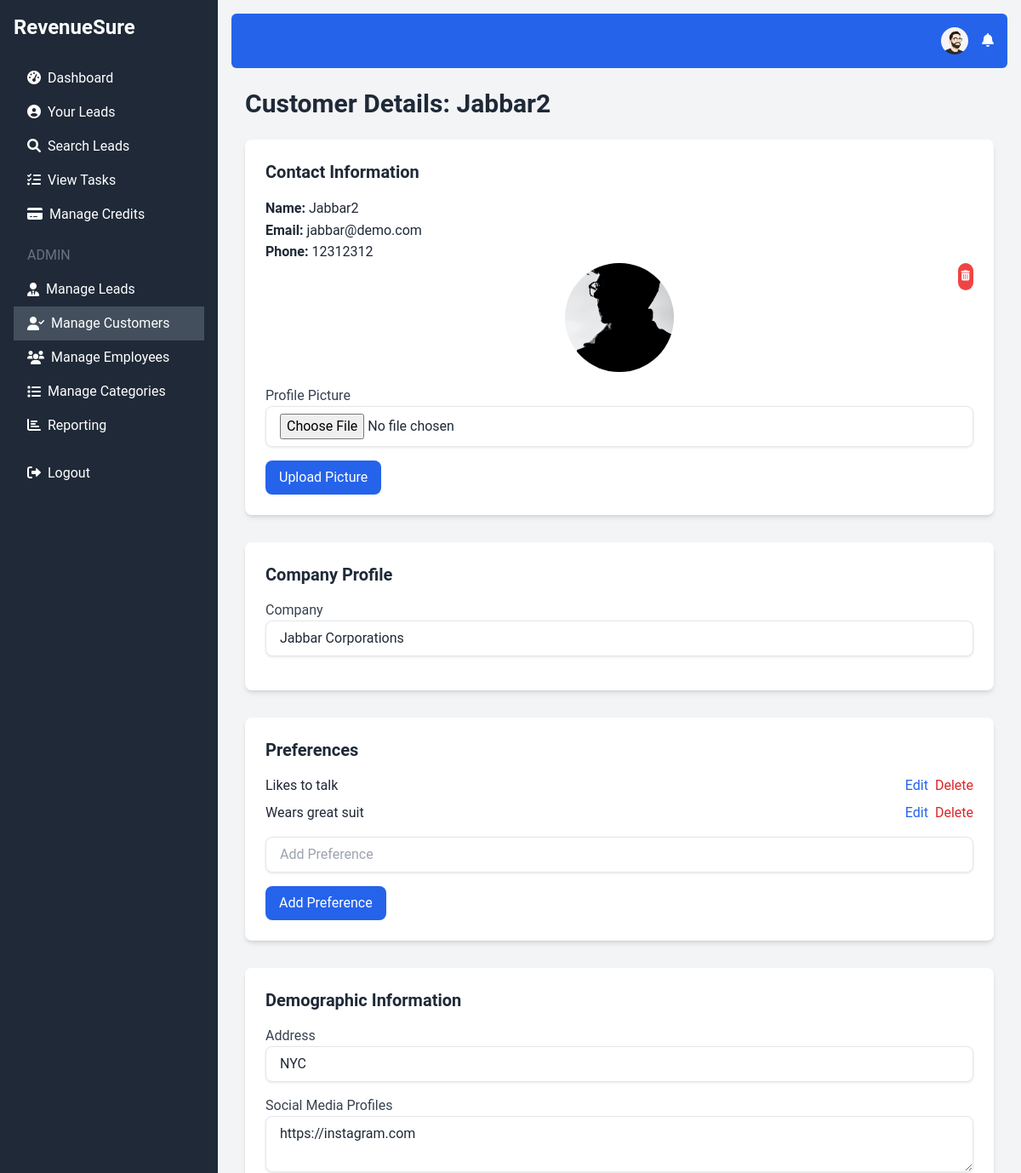
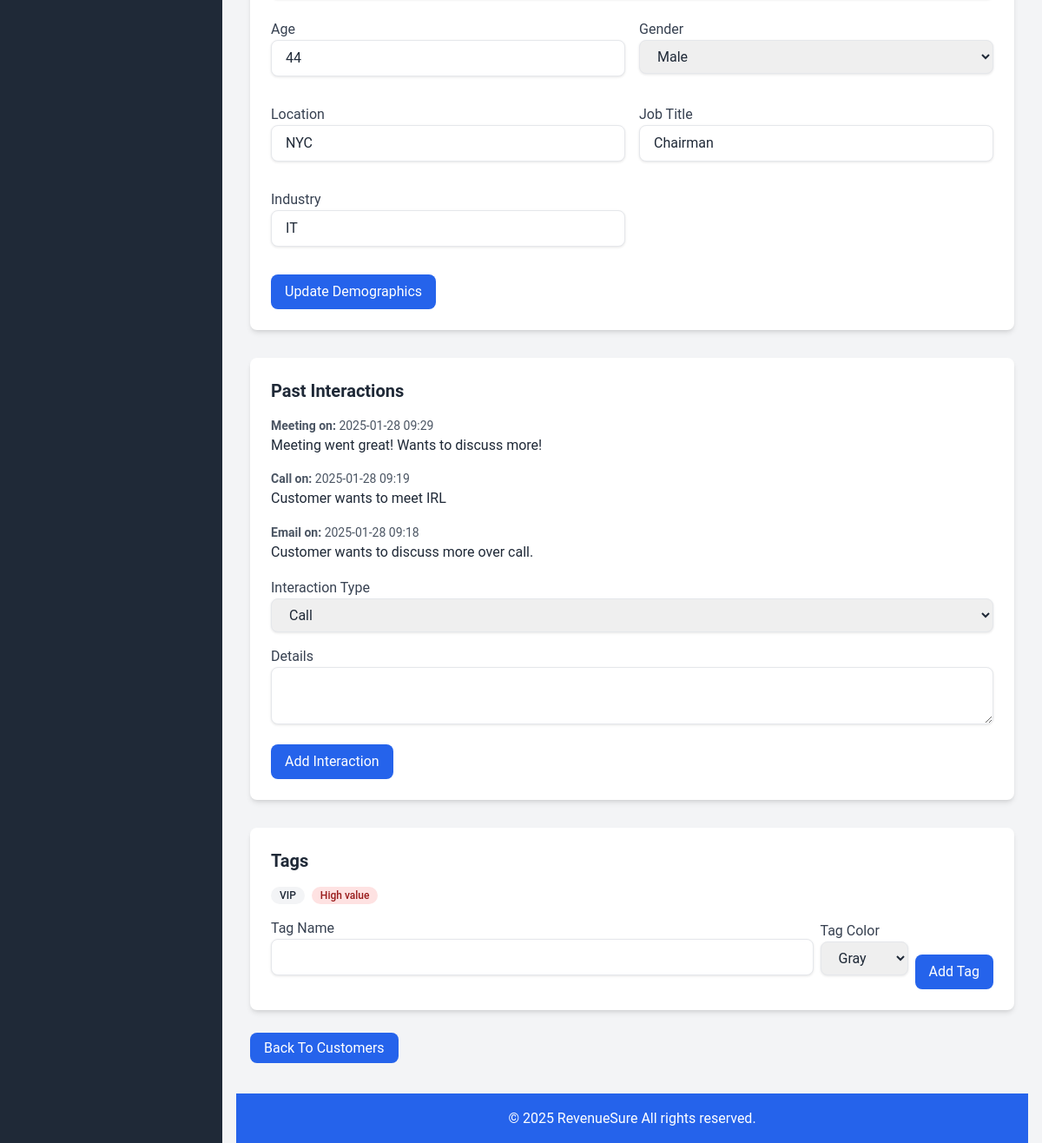
/view_customer.php?id=1 (signed in), run on the app's committed database (2 pictures, top to bottom).
### tables this page shows
CREATE TABLE `users` (
  `id` int(11) NOT NULL,
  `username` varchar(50) NOT NULL,
  `email` varchar(100) NOT NULL,
  `password` varchar(255) NOT NULL,
  `credits` int(11) DEFAULT 0,
  `created_at` timestamp NOT NULL DEFAULT current_timestamp(),
  `role` enum('admin','user') DEFAULT 'user',
  `profile_picture` varchar(255) DEFAULT NULL
);

CREATE TABLE `customers` (
  `id` int(11) NOT NULL,
  `name` varchar(100) NOT NULL,
  `email` varchar(100) DEFAULT NULL,
  `phone` varchar(20) DEFAULT NULL,
  `created_at` timestamp NOT NULL DEFAULT current_timestamp(),
  `company` varchar(255) DEFAULT NULL,
  `last_interaction` timestamp NULL DEFAULT NULL,
  `address` varchar(255) DEFAULT NULL,
  `social_media_profiles` text DEFAULT NULL,
  `age` int(11) DEFAULT NULL,
  `gender` enum('Male','Female','Other') DEFAULT NULL,
  `location` varchar(255) DEFAULT NULL,
  `job_title` varchar(255) DEFAULT NULL,
  `industry` varchar(255) DEFAULT NULL,
  `profile_picture` varchar(255) DEFAULT NULL
);

CREATE TABLE `customer_preferences` (
  `id` int(11) NOT NULL,
  `customer_id` int(11) NOT NULL,
  `preference` varchar(255) NOT NULL,
  `created_at` timestamp NOT NULL DEFAULT current_timestamp()
);

CREATE TABLE `customer_interactions` (
  `id` int(11) NOT NULL,
  `customer_id` int(11) NOT NULL,
  `interaction_type` enum('Call','Email','Meeting','Other') NOT NULL,
  `details` text DEFAULT NULL,
  `interaction_at` timestamp NOT NULL DEFAULT current_timestamp()
);

CREATE TABLE `customer_tags` (
  `id` int(11) NOT NULL,
  `customer_id` int(11) NOT NULL,
  `tag` varchar(255) NOT NULL,
  `color` varchar(20) DEFAULT 'gray',
  `created_at` timestamp NOT NULL DEFAULT current_timestamp()
);

### view_customer.php (the view, shortened to what the rows shown need)
<?php
require 'db.php';
$customer_id = isset($_GET['id']) ? (int)$_GET['id'] : 0;
$stmt = $conn->prepare("SELECT * FROM customers WHERE id = :id");
$stmt->bindParam(':id', $customer_id);
$stmt->execute();
$customer = $stmt->fetch(PDO::FETCH_ASSOC);
$stmt = $conn->prepare("SELECT * FROM customer_preferences WHERE customer_id = :customer_id ORDER BY created_at ASC");
$stmt->bindParam(':customer_id', $customer_id);
$stmt->execute();
$preferences = $stmt->fetchAll(PDO::FETCH_ASSOC);
$stmt = $conn->prepare("SELECT * FROM customer_interactions WHERE customer_id = :customer_id ORDER BY interaction_at DESC");
$stmt->bindParam(':customer_id', $customer_id);
$stmt->execute();
$interactions = $stmt->fetchAll(PDO::FETCH_ASSOC);
$stmt = $conn->prepare("SELECT * FROM customer_tags WHERE customer_id = :customer_id ORDER BY created_at ASC");
$stmt->bindParam(':customer_id', $customer_id);
$stmt->execute();
$tags = $stmt->fetchAll(PDO::FETCH_ASSOC);
require 'header.php';
?>
<h1 class="text-3xl font-bold text-gray-800 mb-6">Customer Details: <?php echo htmlspecialchars($customer['name']); ?></h1>
    <div class="bg-white p-6 rounded-lg shadow-md mb-8">
        <h2 class="text-xl font-bold text-gray-800 mb-4">Contact Information</h2>
        <p><strong>Name:</strong> <?php echo htmlspecialchars($customer['name']); ?></p>
        <p><strong>Email:</strong> <?php echo htmlspecialchars($customer['email']); ?></p>
        <p><strong>Phone:</strong> <?php echo htmlspecialchars($customer['phone']); ?></p>
         <div class="mb-4 flex justify-center relative">
                     <?php if($customer['profile_picture']): ?>
                          <img src="<?php echo $customer['profile_picture']; ?>" alt="Profile Picture" class="rounded-full w-32 h-32 object-cover">
                           <form method="post" action="" class="absolute top-0 right-0">
                                 <button type="submit" name="remove_profile_picture" class="bg-red-500 text-white p-1 rounded-full hover:bg-red-700 transition duration-300">
                                      <i class="fas fa-trash-alt fa-xs"></i>
                                  </button>
                           </form>
                      <?php else: ?>
                         <div class="rounded-full w-32 h-32 bg-gray-200 flex items-center justify-center">
                             <i class="fas fa-user fa-3x text-gray-500"></i>
                         </div>
                      <?php endif; ?>
                </div>
         <form method="POST" action="" enctype="multipart/form-data">
                    <div class="mb-4">
                    </div>
                    <button type="submit" class="bg-blue-600 text-white px-4 py-2 rounded-lg hover:bg-blue-700 transition duration-300">Upload Picture</button>
         </form>
    </div>
     <form method="post" action="">
        <div class="bg-white p-6 rounded-lg shadow-md mb-8">
            <h2 class="text-xl font-bold text-gray-800 mb-4">Company Profile</h2>
                 <div class="mb-4">
                   <label for="company" class="block text-gray-700">Company</label>
                       <input type="text" name="company" id="company" class="w-full px-4 py-2 border rounded-lg focus:outline-none focus:ring-2 focus:ring-blue-600" value="<?php echo htmlspecialchars($customer['company'] ?? ''); ?>">
                </div>
        </div>
           <div class="bg-white p-6 rounded-lg shadow-md mb-8">
            <h2 class="text-xl font-bold text-gray-800 mb-4">Preferences</h2>
             <ul class="mb-4">
                 <?php if($preferences): ?>
                     <?php foreach ($preferences as $preference): ?>
                            <li class="flex justify-between items-center mb-2">
                                 <?php echo htmlspecialchars($preference['preference']); ?>
                                  <div class="flex gap-2">
                                    <a href="edit_preference.php?id=<?php echo $preference['id']; ?>&customer_id=<?php echo $customer_id; ?>" class="text-blue-600 hover:underline">Edit</a>
                                  <a href="delete_preference.php?id=<?php echo $preference['id']; ?>&customer_id=<?php echo $customer_id; ?>" class="text-red-600 hover:underline">Delete</a>
                                   </div>
                            </li>
                        <?php endforeach; ?>
                   <?php else: ?>
                     <p>No Preferences added.</p>
                  <?php endif; ?>
               </ul>
        </div>
         <div class="bg-white p-6 rounded-lg shadow-md mb-8">
            <h2 class="text-xl font-bold text-gray-800 mb-4">Demographic Information</h2>
             <div class="mb-4">
                    <label for="address" class="block text-gray-700">Address</label>
                        <input type="text" name="address" id="address" class="w-full px-4 py-2 border rounded-lg focus:outline-none focus:ring-2 focus:ring-blue-600"  value="<?php echo htmlspecialchars($customer['address'] ?? ''); ?>">
                   </div>
               <div class="mb-4">
                   <label for="social_media_profiles" class="block text-gray-700">Social Media Profiles</label>
                       <textarea name="social_media_profiles" id="social_media_profiles" class="w-full px-4 py-2 border rounded-lg focus:outline-none focus:ring-2 focus:ring-blue-600"><?php echo htmlspecialchars($customer['social_media_profiles'] ?? ''); ?></textarea>
                 </div>
                  <div class="grid grid-cols-1 md:grid-cols-2 gap-4">
                    <div class="mb-4">
                      <label for="age" class="block text-gray-700">Age</label>
                       <input type="number" name="age" id="age" class="w-full px-4 py-2 border rounded-lg focus:outline-none focus:ring-2 focus:ring-blue-600"  value="<?php echo htmlspecialchars($customer['age'] ?? ''); ?>">
                    </div>
                     <div class="mb-4">
                          <label for="gender" class="block text-gray-700">Gender</label>
                           <select name="gender" id="gender" class="w-full px-4 py-2 border rounded-lg focus:outline-none focus:ring-2 focus:ring-blue-600">
                               <option value="Male" <?php if($customer['gender'] == 'Male') echo 'selected'; ?>>Male</option>
                        </select>
                     </div>
                     <div class="mb-4">
                       <label for="location" class="block text-gray-700">Location</label>
                      <input type="text" name="location" id="location" class="w-full px-4 py-2 border rounded-lg focus:outline-none focus:ring-2 focus:ring-blue-600"  value="<?php echo htmlspecialchars($customer['location'] ?? ''); ?>">
                 </div>
                <div class="mb-4">
                   <label for="job_title" class="block text-gray-700">Job Title</label>
                   <input type="text" name="job_title" id="job_title" class="w-full px-4 py-2 border rounded-lg focus:outline-none focus:ring-2 focus:ring-blue-600"  value="<?php echo htmlspecialchars($customer['job_title'] ?? ''); ?>">
             </div>
             <div class="mb-4">
                  <label for="industry" class="block text-gray-700">Industry</label>
                  <input type="text" name="industry" id="industry" class="w-full px-4 py-2 border rounded-lg focus:outline-none focus:ring-2 focus:ring-blue-600" value="<?php echo htmlspecialchars($customer['industry'] ?? ''); ?>">
                </div>
        </div>
        </div>
        <div class="bg-white p-6 rounded-lg shadow-md mb-8">
        <h2 class="text-xl font-bold text-gray-800 mb-4">Past Interactions</h2>
             <ul>
                   <?php if($interactions): ?>
                         <?php foreach ($interactions as $interaction): ?>
                            <li class="mb-4">
                                 <p class="text-gray-600 text-sm">
                                    <strong><?php echo htmlspecialchars($interaction['interaction_type']); ?> on:</strong> <?php echo date('Y-m-d H:i', strtotime($interaction['interaction_at'])); ?>
                                </p>
                                 <p class="text-gray-800"><?php echo htmlspecialchars($interaction['details']); ?></p>
                             </li>
                         <?php endforeach; ?>
                    <?php else: ?>
                      <p class="text-gray-600">No interactions found.</p>
                  <?php endif; ?>
             </ul>
    </div>
          <div class="bg-white p-6 rounded-lg shadow-md mb-8">
         <h2 class="text-xl font-bold text-gray-800 mb-4">Tags</h2>
             <div class="flex gap-2 mb-4">
                    <?php if($tags): ?>
                       <?php foreach($tags as $tag): ?>
                          <span class="inline-flex items-center rounded-full px-2.5 py-0.5 text-xs font-medium <?php if(!empty($tag['color'])) echo 'bg-' . $tag['color'] . '-100 text-' . $tag['color'] . '-800' ?>"><?php echo $tag['tag'] ?></span>
                        <?php endforeach; ?>
                     <?php else: ?>
                     <p class="text-gray-600">No tags added.</p>
                    <?php endif; ?>
                </div>
        </div>
    <div class="mb-4">
   </div>
<?php
require 'footer.php';
?>

### header.php (shortened to what the rows shown need)
<!DOCTYPE html>
<html lang="en">
<head>
    <script src="https://cdn.tailwindcss.com"></script>
    <link href="https://cdnjs.cloudflare.com/ajax/libs/font-awesome/6.0.0-beta3/css/all.min.css" rel="stylesheet">
     <link rel="stylesheet" href="https://cdnjs.cloudflare.com/ajax/libs/animate.css/4.1.1/animate.min.css"/>
</head>
<body class="bg-gray-100">
    <div class="flex h-screen fade-in-up">
        <div class="flex-1 p-4 fade-in">
            <nav class="bg-blue-600 p-4 text-white mb-6 rounded-md">
                <div class="container mx-auto flex justify-end items-center">
                    <?php if (isset($_SESSION['user_id'])): ?>
                        <div class="relative mr-4">
                            <button id="profileButton" class="hover:underline relative flex items-center">
                                <?php
                                $stmt = $conn->prepare("SELECT profile_picture FROM users WHERE id = :user_id");
                                $stmt->bindParam(':user_id', $_SESSION['user_id']);
                                $stmt->execute();
                                $user = $stmt->fetch(PDO::FETCH_ASSOC);
                                $profile_picture = $user['profile_picture'];
                                if ($profile_picture) : ?>
                                    <img src="<?php echo $profile_picture; ?>" alt="Profile Picture" class="rounded-full w-8 h-8 object-cover">
                                <?php else : ?>
                                    <i class="fas fa-user-circle fa-lg"></i>
                                <?php endif; ?>
                            </button>
                         </div>
                   <?php endif; ?>
                </div>
            </nav>
             <div class="container mx-auto px-4">

### data on the page
users: profile_picture (picture)
customers: name "Jabbar2", email "jabbar@demo.com", phone "12312312", profile_picture (picture), company "Jabbar Corporations", address "NYC", social_media_profiles "https://instagram.com", age "44", gender "Male", location "NYC", job_title "Chairman", industry "IT"
customer_preferences: preference "Likes to talk"
customer_preferences: preference "Wears great suit"
customer_interactions: interaction_type "Meeting", interaction_at "2025-01-28 09:29", details "Meeting went great! Wants to discuss more!"
customer_interactions: interaction_type "Call", interaction_at "2025-01-28 09:19", details "Customer wants to meet IRL"
customer_interactions: interaction_type "Email", interaction_at "2025-01-28 09:18", details "Customer wants to discuss more over call."
customer_tags: tag "VIP"
customer_tags: tag "High value"
